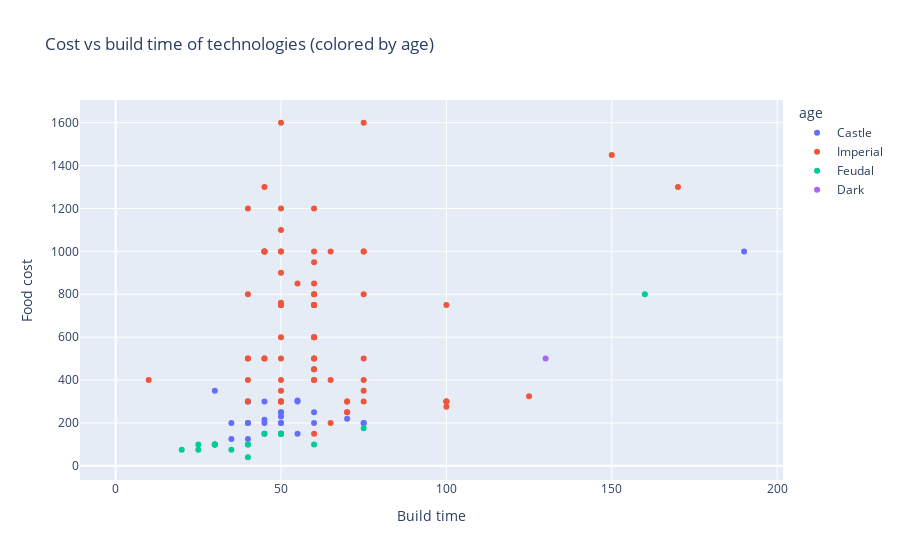

Notebook code for this chart:
### Code cell
px.scatter(data_frame=flattened_tech,x='build_time',y='cost.Food',color='age',hover_name='name',
          labels={"build_time":"Build time","cost.Food":"Food cost"},
          title='Cost vs build time of technologies (colored by age)')

### Figure 1 — Plotly figure (JSON) as saved in the notebook; plotly's stock layout.template omitted (floating-point values rounded to 4 significant figures)
{"data": [{"hovertemplate": "<b>%{hovertext}</b><br><br>age=Castle<br>Build time=%{x}<br>Food cost=%{y}<extra></extra>", "hovertext": ["Crossbowman", "Thumb Ring", "Long Swordman", "Pikeman", "Squires", "Bodkin Arrow", "Chain Barding Armor", "Chain Mail Armor", "Iron Casting", "Leather Archer Armor", "Careening", "War Galley", "Bow Saw", "Banking", "Caravan", "Heavy Plow", "Gold Shaft Mining", "Stone Shaft Mining", "Atonement", "Fervor", "Herbal Medicine", "Heresy", "Redemption", "Sanctity", "Husbandry", "Ligth Cavalry", "Hand Cart", "Imperial Age", "Town Patrol", "Ballistics", "Fortified Wall", "Guard Tower", "Heated Shot", "Masonry", "Murder Holes", "Treadmill Crane", "Anarchy"], "legendgroup": "Castle", "marker": {"color": "#636efa", "symbol": "circle"}, "mode": "markers", "name": "Castle", "orientation": "v", "showlegend": true, "type": "scatter", "x": [35, 45, 45, 45, 40, 35, 60, 55, 70, 55, 50, 50, 50, 50, 40, 40, 75, 75, 40, 50, 35, 60, 50, 60, 50, 45, 55, 190, 40, 60, 50, 30, 30, 50, 60, 40, 60], "xaxis": "x", "y": [125, 300, 200, 215, 200, 200, 250, 300, 220, 150, 250, 230, 150, 200, 200, 125, 200, 200, null, null, null, null, null, null, 250, 150, 305, 1000, 300, null, 200, 100, 350, 150, 200, 300, 450], "yaxis": "y"}, {"hovertemplate": "<b>%{hovertext}</b><br><br>age=Imperial<br>Build time=%{x}<br>Food cost=%{y}<extra></extra>", "hovertext": ["Arbalest", "Elite Skirmisher", "Heavy Cavalry Archer", "Parthian Tactics", "Champion", "Elite Eagle Warrior", "Halberdier", "Two Handed Swordsman", "Blast Furnace", "Bracer", "Plate Barding Armor", "Plate Mail Armor", "Ring Archer Armor", "Conscription", "Hoardings", "Sappers", "Spies", "Treason", "Cannon Galleon", "Dry Dock", "Elite Cannon Galleon", "Elite Longboat", "Elite Turtle Ship", "Fast Fire Ship", "Galleon", "Heavy Demolition Ship", "Shipwright", "Two Man Saw", "Guilds", "Crop Rotation", "Block Printing", "Faith", "Illumination", "Theocracy", "Capped Ram", "Heavy Scorpion", "Onager", "Siege Onager", "Siege Ram", "Cavalier", "Heavy Camel", "Hussar", "Paladin", "Architecture", "Bombard Tower", "Chemistry", "Keep", "Siege Engineers", "Artillery", "Atheism", "Bearded Axe", "Berserkergang", "Crenellations", "Drill", "El Dorado", "Furor Celtica", "Garland Wars", "Kataparuto", "Logistica", "Mahouts", "Perfusion", "Rocketry", "Shinkichon", "Supremacy", "Yeomen", "Zealotry", "Elite Berserk", "Elite Cataphract", "Elite Chu Ko Nu", "Elite Conquistador", "Elite Huskarl", "Elite Jaguar Warrior", "Elite Janissary", "Elite Longbowman", "Elite Mameluke", "Elite Mangudai", "Elite Plumed Archer", "Elite Samurai", "Elite Tarkan", "Elite Teutonic Knight", "Elite Throwing Axeman", "Elite War Elephant", "Elite War Wagon", "Elite Woad Raider"], "legendgroup": "Imperial", "marker": {"color": "#EF553B", "symbol": "circle"}, "mode": "markers", "name": "Imperial", "orientation": "v", "showlegend": true, "type": "scatter", "x": [50, 50, 50, 65, 100, 40, 50, 75, 100, 40, 75, 70, 70, 60, 75, 10, 1, 1, 50, 60, 30, 60, 65, 50, 65, 50, 60, 100, 50, 70, 55, 60, 65, 75, 50, 50, 75, 150, 75, 100, 125, 50, 170, 70, 60, 100, 75, 45, 40, 60, 60, 40, 60, 60, 50, 50, 60, 60, 50, 50, 40, 60, 60, 60, 60, 50, 45, 50, 50, 60, 40, 45, 55, 60, 50, 50, 45, 60, 45, 50, 45, 75, 75, 45], "xaxis": "x", "y": [350, null, 900, 200, 750, 800, 300, 300, 275, 300, 350, 300, 250, 150, 400, 400, null, null, 400, 600, null, 750, 1000, null, 400, null, 1000, 300, 300, 250, null, 750, null, null, 300, 1000, 800, 1450, 1000, 300, 325, 500, 1300, 300, 800, 300, 500, 500, 500, 500, 400, 500, 600, 500, 750, 750, 450, 750, 1000, 300, 400, 600, 800, 400, 750, 750, 1300, 1600, 760, 1200, 1200, 1000, 850, 850, 600, 1100, 500, 950, 1000, 1200, 1000, 1600, 1000, 1000], "yaxis": "y"}, {"hovertemplate": "<b>%{hovertext}</b><br><br>age=Feudal<br>Build time=%{x}<br>Food cost=%{y}<extra></extra>", "hovertext": ["Man At Arms", "Tracking", "Fletching", "Forging", "Padded Archer Armor", "Scale Barding Armor", "Scale Mail Armor", "Double Bit Axe", "Cartography", "Coinage", "Horse Collar", "Gold Mining", "Stone Mining", "Bloodlines", "Castle Age", "Town Watch", "Wheelbarrow"], "legendgroup": "Feudal", "marker": {"color": "#00cc96", "symbol": "circle"}, "mode": "markers", "name": "Feudal", "orientation": "v", "showlegend": true, "type": "scatter", "x": [40, 35, 30, 50, 40, 45, 40, 25, 60, 50, 20, 30, 30, 50, 160, 25, 75], "xaxis": "x", "y": [40, 75, 100, 150, 100, 150, 100, 100, 100, 150, 75, 100, 100, 150, 800, 75, 175], "yaxis": "y"}, {"hovertemplate": "<b>%{hovertext}</b><br><br>age=Dark<br>Build time=%{x}<br>Food cost=%{y}<extra></extra>", "hovertext": ["Feudal Age", "Loom"], "legendgroup": "Dark", "marker": {"color": "#ab63fa", "symbol": "circle"}, "mode": "markers", "name": "Dark", "orientation": "v", "showlegend": true, "type": "scatter", "x": [130, 25], "xaxis": "x", "y": [500, null], "yaxis": "y"}], "layout": {"legend": {"title": {"text": "age"}, "tracegroupgap": 0}, "title": {"text": "Cost vs build time of technologies (colored by age)"}, "xaxis": {"anchor": "y", "domain": [0, 1], "title": {"text": "Build time"}}, "yaxis": {"anchor": "x", "domain": [0, 1], "title": {"text": "Food cost"}}}}
